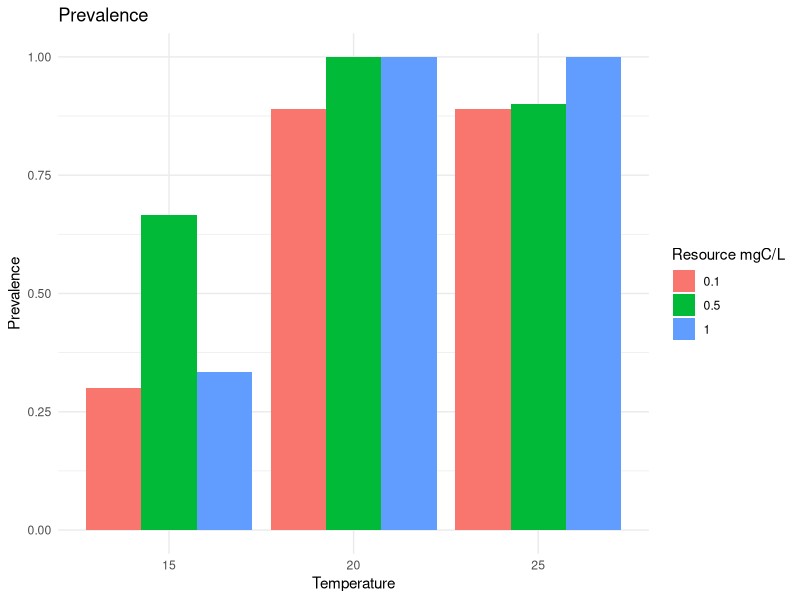
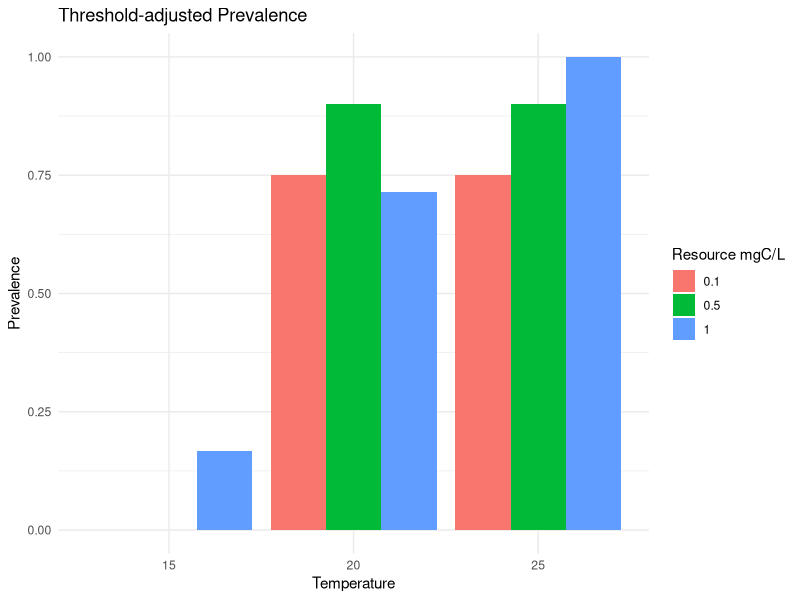
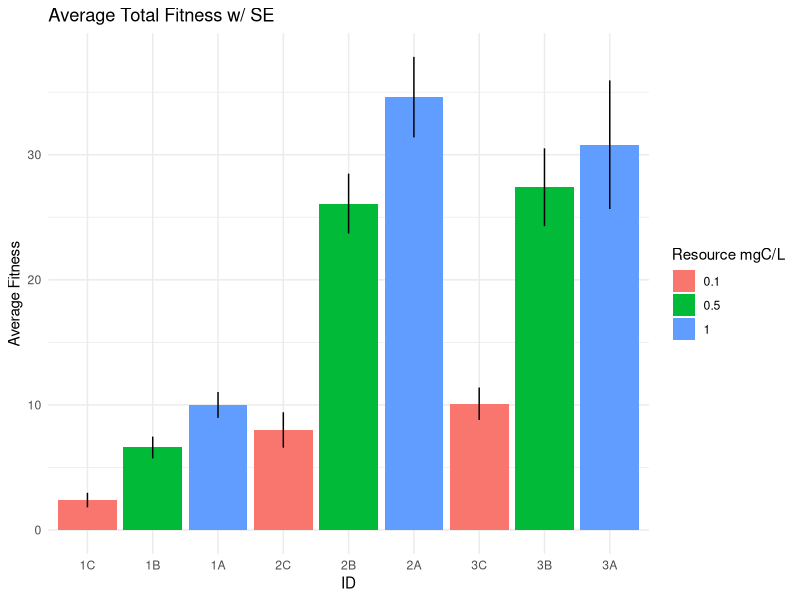
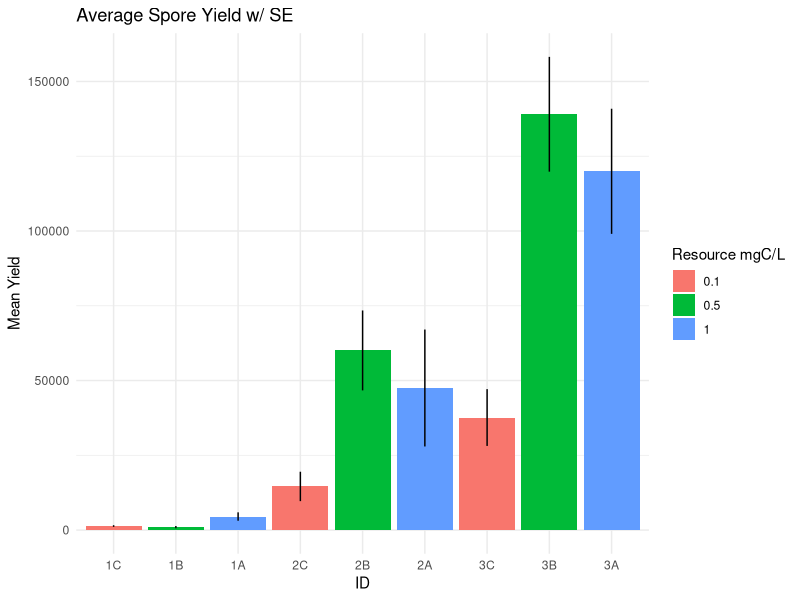
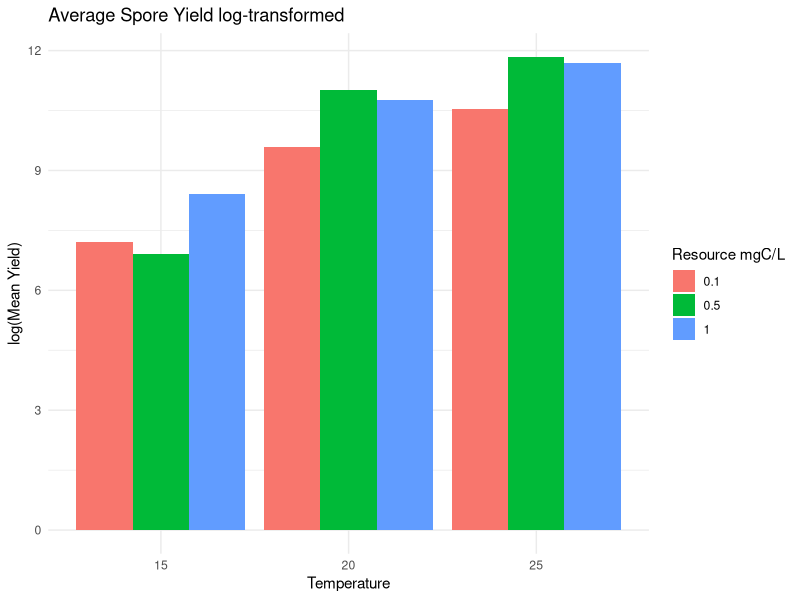
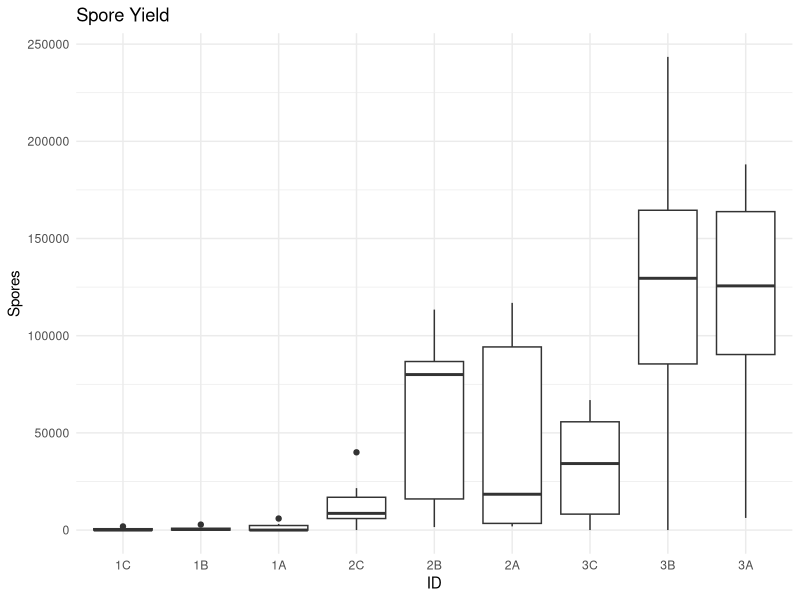
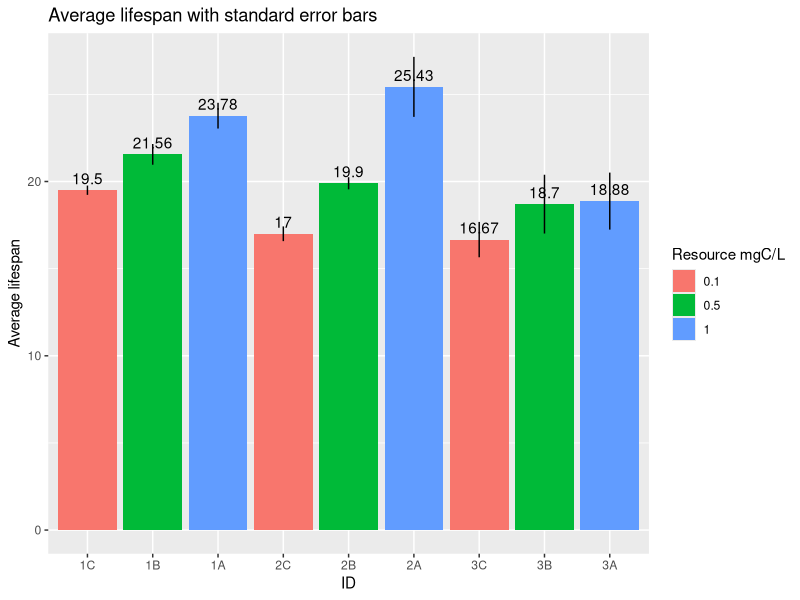
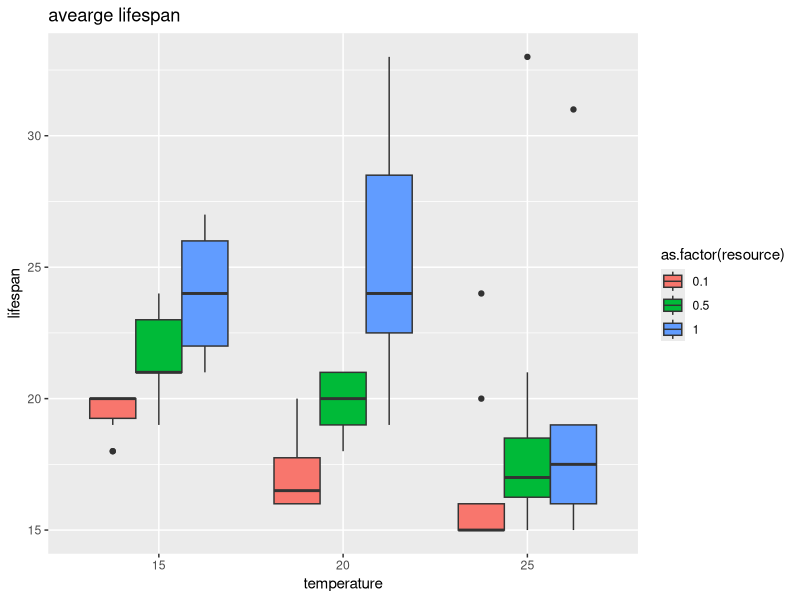

The R source for these figures, in order:
## ---- chunk 1
knitr::opts_chunk$set(echo = TRUE)
knitr::opts_chunk$set(tidy.opts=list(width.cutoff=50),tidy=TRUE)
## ---- chunk 2
library(tidyverse)
library(magrittr)
library(lubridate)
library(here)
## ---- chunk 3
treatments <- read_csv(here("data/treatments.csv"))
fitness <- read_csv(here("data/fitness.csv"))
mort <- read_csv(here("data/mortality.csv"))
## ---- chunk 4
newOrder <- c("1C","1B","1A","2C","2B","2A","3C","3B","3A")
treatments$ID <- factor(treatments$ID, levels = newOrder)
fitness$ID <- factor(fitness$ID, levels = newOrder)
mort$ID <- factor(mort$ID, levels = newOrder)
## ---- chunk 5
head(treatments)
head(mort)
head(fitness)
## ---- chunk 6
prev_threshold = 3125
## ---- chunk 7
treatment_factors <- treatments %>% dplyr::select(ID,resource,temperature)

prevalence <- mort %>% drop_na(infection_status) #remove observations with NA for infection status
prevalence %<>% group_by(ID) %>% summarize(n = n(), prev = sum(infection_status)/n())
prevalence %<>% left_join(.,treatment_factors)
prevalence %>% ggplot(.,aes(x=as.factor(temperature),y=prev, fill=as.factor(resource))) +
  geom_col(position="dodge") + 
  labs(title = "Prevalence", fill = "Resource mgC/L", x = "Temperature", y = "Prevalence") + theme_minimal()
## ---- chunk 8
mort %<>% mutate(inf_adj = ifelse(spore_yield>prev_threshold, 1, 0))
prev_adj <- mort %>% drop_na(inf_adj) #remove observations with NA for inf_adj
prev_adj %<>% group_by(ID) %>% summarize(n = n(), prev = sum(inf_adj)/n()) 
prev_adj %<>% left_join(.,treatment_factors)
prev_adj %>% ggplot(.,aes(x=as.factor(temperature),y=prev, fill=as.factor(resource))) +
  geom_col(position="dodge") + 
  labs(title = "Threshold-adjusted Prevalence", fill = "Resource mgC/L", x = "Temperature", y = "Prevalence") + theme_minimal()
## ---- chunk 9
fit_by_ID_replicate <- fitness %>% group_by(ID, replicate) %>% summarize(total_fit = sum(fitness, na.rm = T)) # removed NAs
fit_average <- fit_by_ID_replicate %>% group_by(ID) %>% 
  summarize(n = n(), mean_fit = mean(total_fit, na.rm = T), var = var(total_fit, na.rm = T), se = sqrt(var(total_fit, na.rm = T)/n())) # remove NAs
fit_average %<>% left_join(.,treatment_factors)
fit_average %>% ggplot(., aes(x=ID, y=mean_fit, fill=as.factor(resource))) +
  geom_col(position="dodge") + 
  geom_linerange(aes(ymin = mean_fit-se, ymax = mean_fit+se)) +
  labs(title = "Average Total Fitness w/ SE", fill = "Resource mgC/L", x = "ID", y="Average Fitness") + theme_minimal()
## ---- chunk 10
spores <- mort %>% filter(spore_yield>0) %>% group_by(ID) %>% 
  summarize(mean_yield = mean(spore_yield, na.rm=T), 
            # NAs removed but there should be no NAs after the filter
            var = var(spore_yield, na.rm = T), 
            se = sqrt(var(spore_yield, na.rm = T)/n()))
spores %<>% left_join(.,treatment_factors)
spores %>% ggplot(., aes(x=ID, y=mean_yield, fill=as.factor(resource))) + 
  geom_col(position="dodge") + 
  geom_linerange(aes(ymin = mean_yield-se, ymax = mean_yield+se)) +
  labs(title = "Average Spore Yield w/ SE", y = "Mean Yield", fill = "Resource mgC/L", x = "ID") + theme_minimal()
spores %>% ggplot(., aes(x=as.factor(temperature), y=log(mean_yield), fill=as.factor(resource))) + 
  geom_col(position="dodge") + 
  labs(title = "Average Spore Yield log-transformed", y = "log(Mean Yield)", fill = "Resource mgC/L", x = "Temperature") + theme_minimal()
mort %>% ggplot(., aes(x=ID, y=spore_yield)) + 
  geom_boxplot() + 
  labs(title = "Spore Yield", y = "Spores", x = "ID") + theme_minimal()
## ---- chunk 11
lifespan <- left_join(mort, treatments, by = "ID")
lifespan %<>% select(ID, replicate, birth_date, date)
#mdy(lifespan$birth_date)
lifespan %<>% transmute(ID=ID, replicate=replicate, birthday=mdy(birth_date), deathday=mdy(date))
lifespan %<>% mutate(span = deathday - birthday)
lifespan %<>% left_join(.,treatment_factors)

mean_span <- lifespan %>% group_by(ID) %>% summarize(mean_span = mean(span, na.rm=T),
                                                     var = var(span, na.rm = T),
                                                     se = sqrt(var(span, na.rm = T)/n()))

mean_span %<>% left_join(.,treatment_factors)

mean_span %>% ggplot(.,aes(x=ID, y=as.numeric(mean_span), fill=as.factor(resource))) +
  geom_col(position="dodge") + 
  geom_linerange(aes(ymin = mean_span-se, ymax = mean_span+se)) +
  geom_text(aes(label=round(as.numeric(mean_span), digits = 2)), vjust = -0.5) +
  labs(title = "Average lifespan with standard error bars", y = "Average lifespan", fill = "Resource mgC/L")

lifespan %>% drop_na() %>% ggplot(.,aes(x=as.factor(temperature), y = as.numeric(span), fill=as.factor(resource))) + geom_boxplot(position="dodge") + labs(title="avearge lifespan", x="temperature", y ="lifespan")

lifespan %>% drop_na() %>% ggplot(.,aes(x=ID, y = as.numeric(span), fill=as.factor(resource))) + geom_boxplot(position = "dodge") + 
  stat_summary(geom="text", fun=quantile, aes(label=sprintf("%1.1f", ..y..), color=factor(ID)), position=position_nudge(y=0.35), size=3.5) + theme_minimal() + guides(color=F) + labs(title = "Host lifespan", y = "days", fill = "Resource mgC/L")
## ---- chunk 12
#rmarkdown::render(here('scripts/exploration.Rmd'), output_format = "pdf_document",output_file = here("pilot.pdf"))
